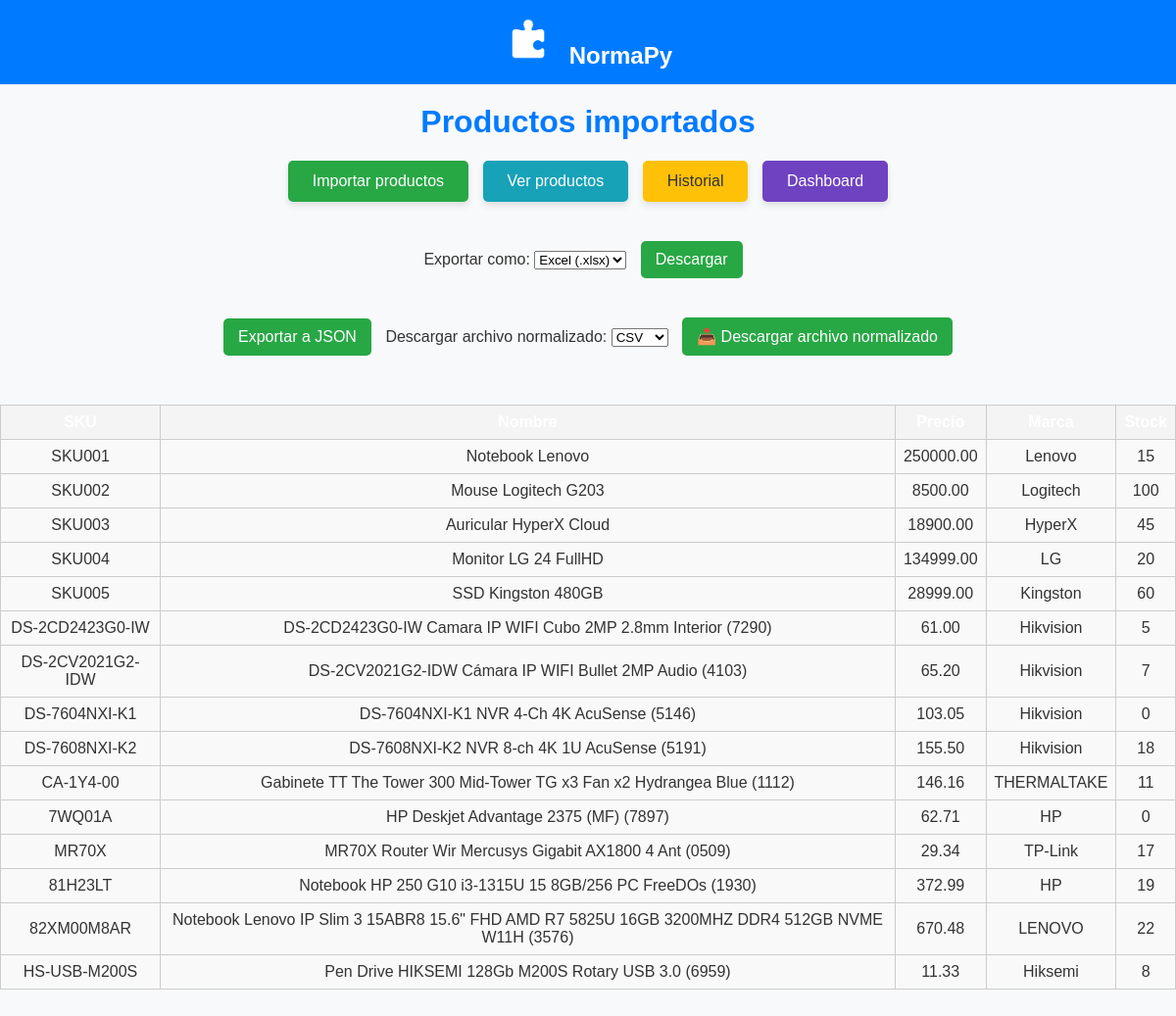
The app's page /importar/productos/, older data.
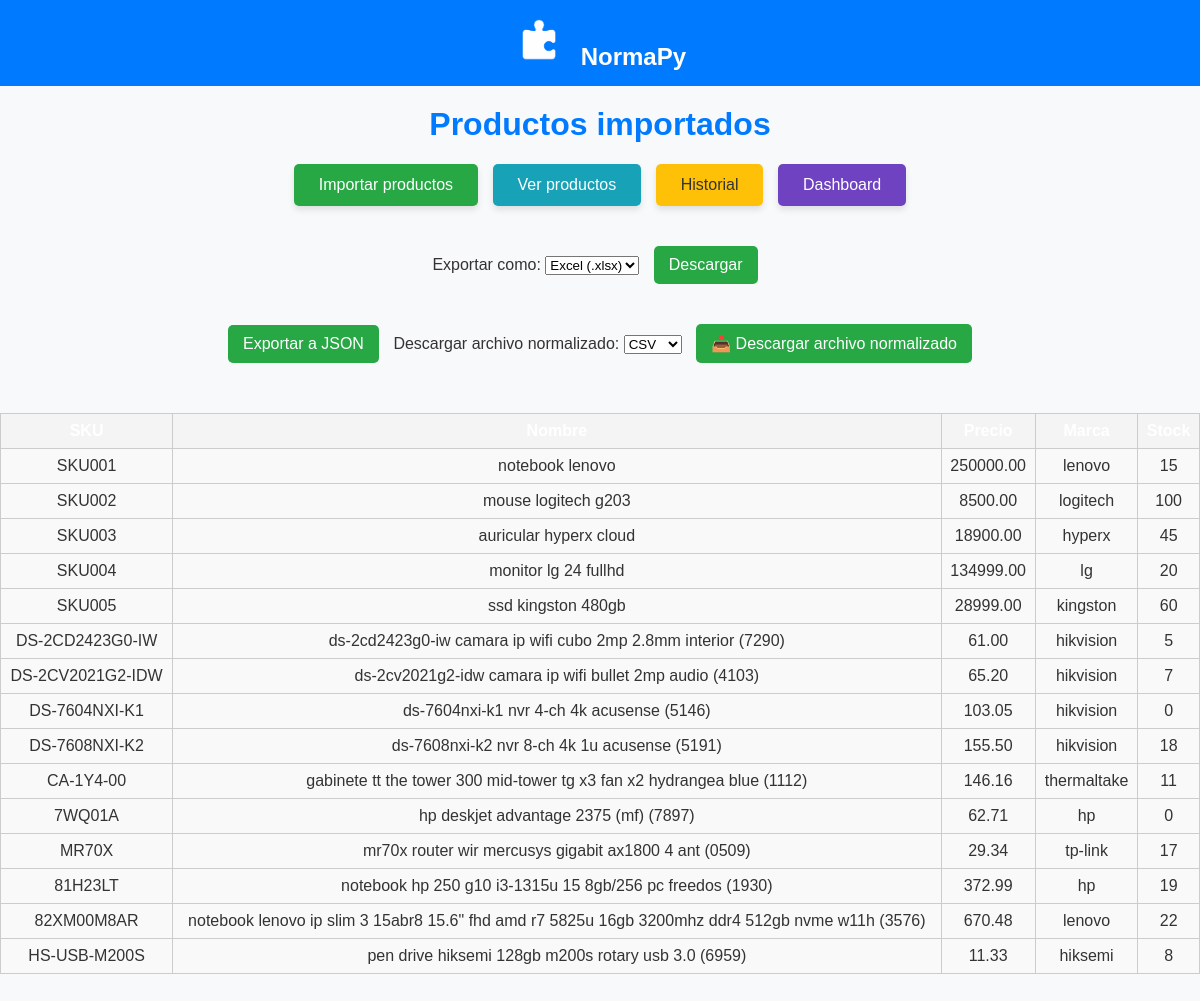
The same page, newer data.
### normapy/models.py (models this page shows, shortened)
class Producto(models.Model):
    importacion = models.ForeignKey(Importacion, on_delete=models.SET_NULL, null=True, blank=True)
    sku = models.CharField(max_length=50, unique=True)
    nombre = models.CharField(max_length=255)
    precio = models.DecimalField(max_digits=10, decimal_places=2)
    stock = models.IntegerField(default=0)
    marca = models.CharField(max_length=100, blank=True, null=True)

### normapy/views.py (the view)
# urls.py: path('productos/', views.listar_productos, name='listar_productos'),
def listar_productos(request):
    productos = Producto.objects.all()
    return render(request, 'normapy/productos.html', {'productos': productos})

### normapy/templates/normapy/productos.html (shortened to what this page needs)
{% load static %}
<!DOCTYPE html>
<html lang="es">
<head>
    <link rel="stylesheet" href="{% static 'branding.css' %}">
</head>
<body>
    <header>
        <img src="{% static 'normapy/logo.png' %}" alt="Logo NormaPy"> NormaPy
    </header>
    <h1>Productos importados</h1>
    <nav style="text-align:center; margin-bottom:20px;">
        <a href="{% url 'importar_archivo' %}" class="import-button">Importar productos</a>
        <a href="{% url 'listar_productos' %}" class="import-button" style="background-color:#17a2b8;">Ver productos</a>
        <a href="{% url 'historial_importaciones' %}" class="import-button" style="background-color:#ffc107; color:#333;">Historial</a>
        <a href="{% url 'dashboard' %}" class="import-button" style="background-color:#6f42c1;">Dashboard</a>
    </nav>
    <div class="upload-section">
        <form action="{% url 'exportar_productos' %}" method="get" style="margin-bottom: 20px;">
            <label for="formato">Exportar como:</label>
            <select name="formato" id="formato">
                <option value="xlsx">Excel (.xlsx)</option>
            </select>
            <button type="submit">Descargar</button>
        </form>
        <form action="{% url 'exportar_json' %}" method="get" style="margin-bottom: 20px; display:inline-block;">
            <button type="submit">Exportar a JSON</button>
        </form>
        <form action="{% url 'descargar_normalizado' %}" method="get" style="margin-bottom: 20px; display:inline-block;">
            <label for="formato2">Descargar archivo normalizado:</label>
            <select name="formato" id="formato2">
                <option value="csv">CSV</option>
            </select>
            <button type="submit">📥 Descargar archivo normalizado</button>
        </form>
    </div>
    <table>
        <thead>
            <tr>
                <th>SKU</th>
                <th>Nombre</th>
                <th>Precio</th>
                <th>Marca</th>
                <th>Stock</th>
            </tr>
        </thead>
        <tbody>
            {% if productos %}
                {% for producto in productos %}
                <tr>
                    <td>{{ producto.sku }}</td>
                    <td>{{ producto.nombre }}</td>
                    <td>{{ producto.precio }}</td>
                    <td>{{ producto.marca }}</td>
                    <td>{{ producto.stock }}</td>
                </tr>
                {% endfor %}
            {% else %}
                <tr><td colspan="5">No hay productos importados.</td></tr>
            {% endif %}
        </tbody>
    </table>
</body>
</html>

### normapy/static/branding.css (style rules this page uses)
body { font-family: Arial, sans-serif; background-color: #f8f9fa; margin: 0; padding: 0; color: #333; }
header { background-color: #007bff; color: white; padding: 15px 0; text-align: center; font-size: 24px; font-weight: bold; }
header img { max-width: 50px; margin-right: 10px; }
h1 { color: #007bff; text-align: center; margin-top: 20px; font-size: 2rem; }
button, .import-button, .clean-data-button { background-color: #28a745; color: white; padding: 10px 15px; border: none; border-radius: 5px; margin: 10px; cursor: pointer; font-size: 16px; }
.import-button { background-color: #28a745; color: white; border: none; padding: 12px 25px; font-size: 16px; cursor: pointer; border-radius: 5px; box-shadow: 0 4px 6px rgba(0, 0, 0, 0.1); margin: 0 5px; text-decoration: none; display: inline-block; }
.upload-section { text-align: center; margin-top: 30px; }
table { width: 80%; margin: 30px auto; border-collapse: collapse; }
th, td { border: 1px solid #ddd; padding: 12px; text-align: center; }
th { background-color: #007bff; color: white; font-weight: bold; }
td { background-color: #f9f9f9; }

### normapy/templates/normapy/productos.html (style rules this page uses)
table { border-collapse: collapse; width: 100%; margin-top: 20px; }
th, td { border: 1px solid #ccc; padding: 8px; }
th { background-color: #f4f4f4; }

Row changes from the older to the newer data that the page shows:
changed Producto "SKU001": nombre "Notebook Lenovo" → "notebook lenovo"; marca "Lenovo" → "lenovo"
changed Producto "SKU002": nombre "Mouse Logitech G203" → "mouse logitech g203"; marca "Logitech" → "logitech"
changed Producto "SKU003": nombre "Auricular HyperX Cloud" → "auricular hyperx cloud"; marca "HyperX" → "hyperx"
changed Producto "SKU004": nombre "Monitor LG 24 FullHD" → "monitor lg 24 fullhd"; marca "LG" → "lg"
changed Producto "SKU005": nombre "SSD Kingston 480GB" → "ssd kingston 480gb"; marca "Kingston" → "kingston"
changed Producto "DS-2CD2423G0-IW": nombre "DS-2CD2423G0-IW Camara IP WIFI Cubo 2MP 2.8mm Interior (7290)" → "ds-2cd2423g0-iw camara ip wifi cubo 2mp 2.8mm interior (7290)"; marca "Hikvision" → "hikvision"
changed Producto "DS-2CV2021G2-IDW": nombre "DS-2CV2021G2-IDW Cámara IP WIFI Bullet 2MP Audio (4103)" → "ds-2cv2021g2-idw camara ip wifi bullet 2mp audio (4103)"; marca "Hikvision" → "hikvision"
changed Producto "DS-7604NXI-K1": nombre "DS-7604NXI-K1 NVR 4-Ch 4K AcuSense (5146)" → "ds-7604nxi-k1 nvr 4-ch 4k acusense (5146)"; marca "Hikvision" → "hikvision"
changed Producto "DS-7608NXI-K2": nombre "DS-7608NXI-K2 NVR 8-ch 4K 1U AcuSense (5191)" → "ds-7608nxi-k2 nvr 8-ch 4k 1u acusense (5191)"; marca "Hikvision" → "hikvision"
changed Producto "CA-1Y4-00": nombre "Gabinete TT The Tower 300 Mid-Tower TG x3 Fan x2 Hydrangea Blue (1112)" → "gabinete tt the tower 300 mid-tower tg x3 fan x2 hydrangea blue (1112)"; marca "THERMALTAKE" → "thermaltake"
changed Producto "7WQ01A": nombre "HP Deskjet Advantage 2375 (MF) (7897)" → "hp deskjet advantage 2375 (mf) (7897)"; marca "HP" → "hp"
changed Producto "MR70X": nombre "MR70X Router Wir Mercusys Gigabit AX1800 4 Ant (0509)" → "mr70x router wir mercusys gigabit ax1800 4 ant (0509)"; marca "TP-Link" → "tp-link"
changed Producto "81H23LT": nombre "Notebook HP 250 G10 i3-1315U 15 8GB/256 PC FreeDOs (1930)" → "notebook hp 250 g10 i3-1315u 15 8gb/256 pc freedos (1930)"; marca "HP" → "hp"
changed Producto "82XM00M8AR": nombre "Notebook Lenovo IP Slim 3 15ABR8 15.6\" FHD AMD R7 5825U 16GB 3200MHZ DDR4 512GB NVME W11H (3576)" → "notebook lenovo ip slim 3 15abr8 15.6\" fhd amd r7 5825u 16gb 3200mhz ddr4 512gb nvme w11h (3576)"; marca "LENOVO" → "lenovo"
changed Producto "HS-USB-M200S": nombre "Pen Drive HIKSEMI 128Gb M200S Rotary USB 3.0 (6959)" → "pen drive hiksemi 128gb m200s rotary usb 3.0 (6959)"; marca "Hiksemi" → "hiksemi"
